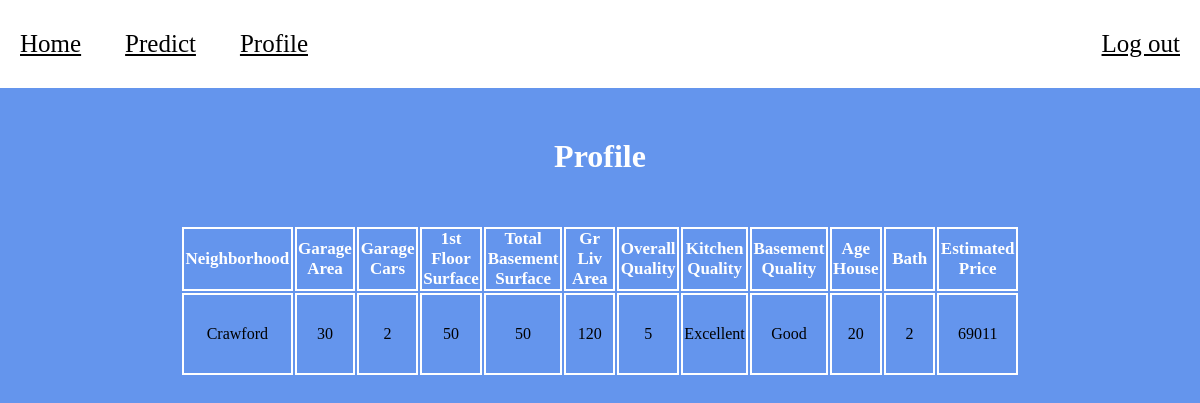
Screenshot of /profile (signed in) with the database file from the repository.
### app/models.py (models this page shows)
class Prediction(db.Model):
    __tablename__ = 'Predictions'
    id = db.Column(db.Integer, primary_key=True)
    id_user = db.Column(db.Integer, db.ForeignKey('Users.id'), nullable=False)
    neighborhood = db.Column(db.String(80))
    garage_area = db.Column(db.Integer)
    garage_cars = db.Column(db.Integer)
    fst_flr_sf = db.Column(db.Integer)
    total_bsmt_sf = db.Column(db.Integer)
    gr_liv_area = db.Column(db.Integer)
    overall_qual = db.Column(db.Integer)
    kitchen_qual = db.Column(db.String(20))
    bsmt_qual = db.Column(db.String(20))
    age_house = db.Column(db.Integer)
    bath = db.Column(db.Integer)
    estimated_price = db.Column(db.Integer)

### app/main.py (the view)
@main.route('/profile', methods=["GET","POST"])
@login_required
def profile():
    conn = db.session()
    cursor = conn.execute(f'''SELECT b.neighborhood, b.garage_area, b.garage_cars, b.fst_flr_sf, b.total_bsmt_sf,
                          b.gr_liv_area, b.overall_qual, b.kitchen_qual, b.bsmt_qual, b.age_house, b.bath, b.estimated_price
                          FROM Users AS a JOIN Predictions AS b ON a.id=b.id_user WHERE a.id={current_user.id}''').cursor
    data = cursor.fetchall()
    return render_template('profile.html', data=data)

### app/__init__.py (called while the page is built)
@login_manager.user_loader
def load_user(user_id):
    return User.query.get(user_id)

### app/templates/profile.html
{% extends "base.html" %}
{% block content %}
    <h1>Profile</h1>
    <div id="predictions">
        <table>
            <thead>
                <tr>
                    <th>Neighborhood</th>
                    <th>Garage Area</th>
                    <th>Garage Cars</th>
                    <th>1st Floor Surface</th>
                    <th>Total Basement Surface</th>
                    <th>Gr Liv Area</th>
                    <th>Overall Quality</th>
                    <th>Kitchen Quality</th>
                    <th>Basement Quality</th>
                    <th>Age House</th>
                    <th>Bath</th>
                    <th>Estimated Price</th>
                </tr>
            </thead>
            <tbody>
                {% for row in data %}
                    <tr>
                        {% for col in row %}
                            <td>{{ col }}</td>
                        {% endfor %}
                    </tr>
                {% endfor %}
            </tbody>
        </table>
    </div>
{% endblock %}

### app/templates/base.html (shortened to what this page needs)
<!DOCTYPE html>
<html>
<head>
    <link rel='stylesheet' type='text/css' media='screen' href="{{ url_for('static', filename='css/main.css') }}">
</head>
<body>
    <nav class="flexbox">
        <div>
            <a href="{{ url_for('main.index') }}">Home</a>
            {% if current_user.is_authenticated %}
                <a href="{{ url_for('main.predict') }}">Predict</a>
                <a href="{{ url_for('main.profile') }}">Profile</a>
            {% endif %}
        </div>
        <div>
            {% if not current_user.is_authenticated %}
                <a href="{{ url_for('auth.login') }}">Log in</a>
                <a href="{{ url_for('auth.signup') }}">Sign up</a>
            {% else %}
                <a href="{{ url_for('auth.logout') }}">Log out</a>
            {% endif %}
        </div>
    </nav>
    {% block content %}
    {% endblock %}
</body>
</html>

### app/static/css/main.css (style rules this page uses)
* { margin:0; padding:0; }
body { background: cornflowerblue; height: 100vh; }
h1 { text-align: center; margin: 50px 0; color: white; }
nav { padding: 30px 0; background-color: white; }
.flexbox { display:flex; flex-direction: row; justify-content: space-between; }
.flexbox div { max-width: 50%; }
.flexbox div a { font-size: 25px; color: black; padding: 0 20px; }
table { text-align:center; width:70%; margin: 0 auto; }
td { padding: 30px 0; border: white 2px solid; font-size: 16px; width: 6%; }
th { border: white 2px solid; color: white; font-size: 17px; }

### rows the page displays
Prediction: neighborhood "Crawford", row "30" "2" "50" "50" "120" "5" "20" "2", kitchen_qual "Excellent", bsmt_qual "Good", estimated_price "69011"
